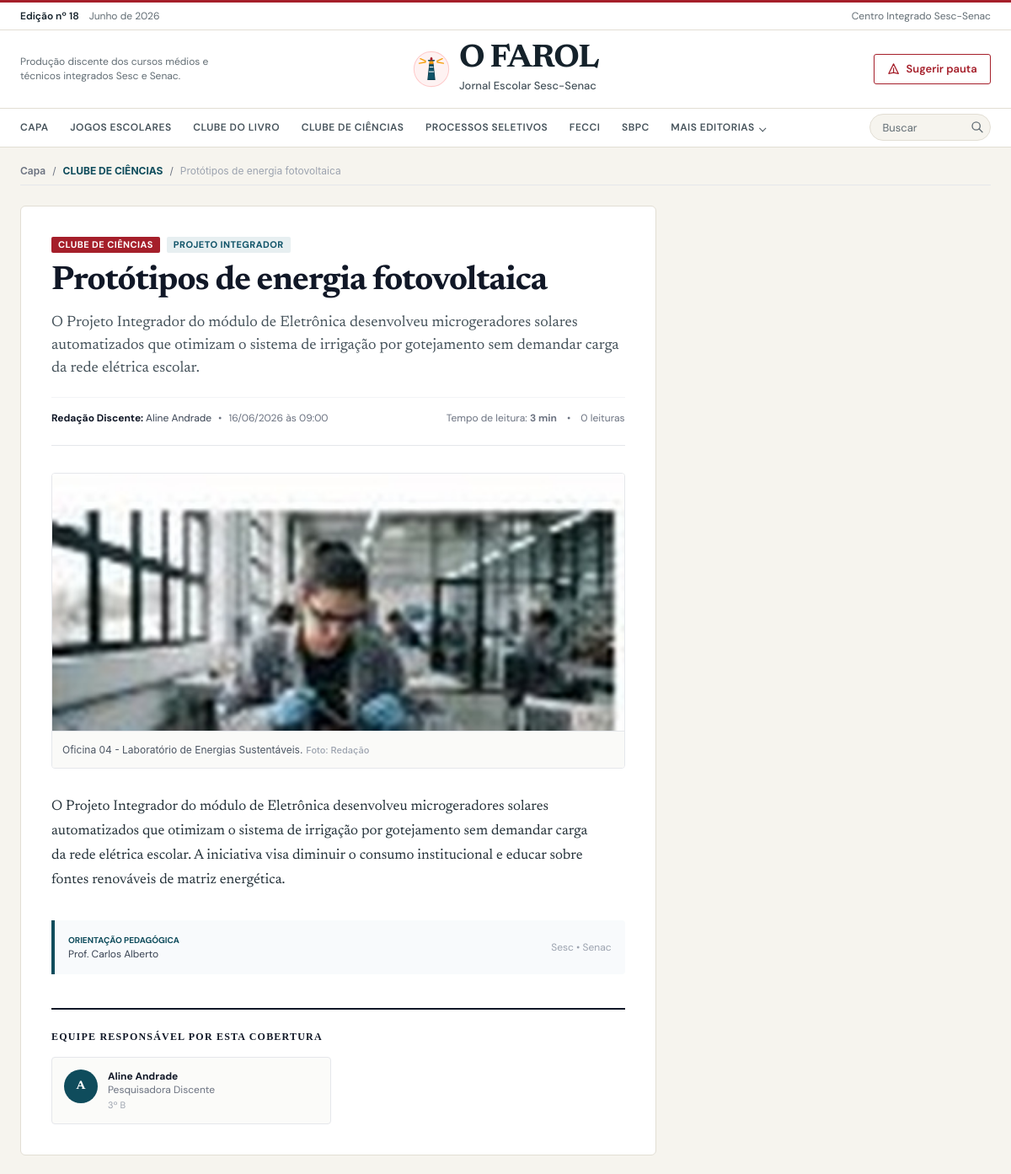
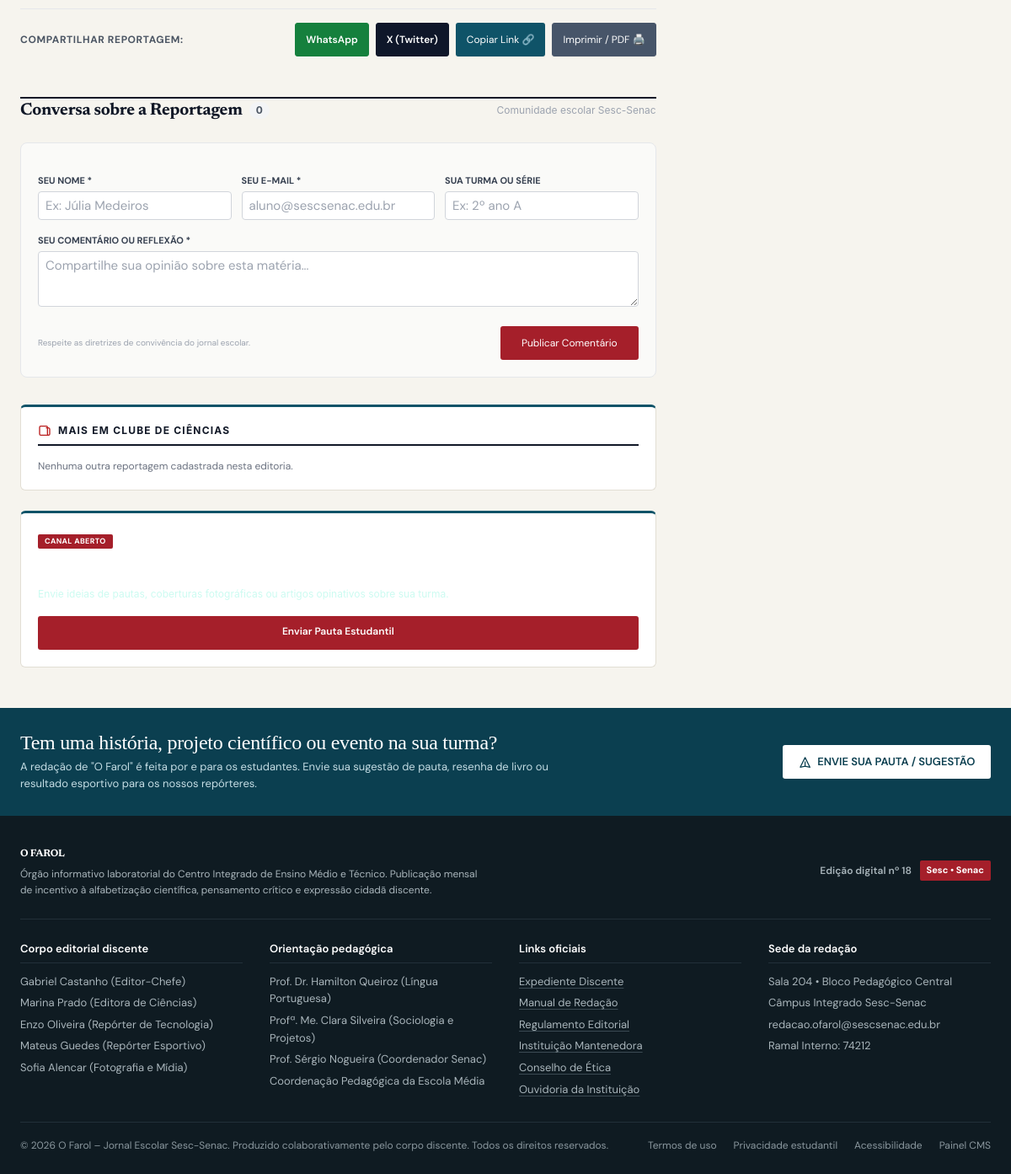
/noticia.php?slug=prototipos-de-energia-fotovoltaica, run on the app's committed database (2 pictures, top to bottom).
### tables this page shows
CREATE TABLE `categorias` (
  `id` INT AUTO_INCREMENT PRIMARY KEY,
  `nome` VARCHAR(80) NOT NULL,
  `slug` VARCHAR(100) NOT NULL UNIQUE,
  `descricao` VARCHAR(255) NULL,
  `cor` VARCHAR(30) DEFAULT '#b91c1c',  
  `ordem` INT NOT NULL DEFAULT 0,
  `no_menu` TINYINT(1) NOT NULL DEFAULT 1,
  `ativo` TINYINT(1) NOT NULL DEFAULT 1,
  `criado_em` TIMESTAMP DEFAULT CURRENT_TIMESTAMP
);

CREATE TABLE `noticias` (
  `id` INT AUTO_INCREMENT PRIMARY KEY,
  `categoria_id` INT NOT NULL,
  `edicao_id` INT NULL,
  `titulo` VARCHAR(255) NOT NULL,
  `subtitulo` TEXT NULL,
  `slug` VARCHAR(255) NOT NULL UNIQUE,
  `chapeu` VARCHAR(80) NULL,  
  `conteudo` LONGTEXT NOT NULL,
  `citacao_destaque` TEXT NULL,  
  `citacao_autor` VARCHAR(150) NULL,
  `imagem_capa` VARCHAR(255) NULL,
  `legenda_capa` TEXT NULL,
  `credito_foto` VARCHAR(150) NULL,
  `tempo_leitura` INT NOT NULL DEFAULT 3,  
  `professor_orientador` VARCHAR(150) NULL,  
  `status` ENUM('rascunho', 'revisao', 'aprovado', 'agendado', 'publicado', 'arquivado') NOT NULL DEFAULT 'publicado',
  `agendado_para` DATETIME NULL,
  `publicado_em` DATETIME NULL,
  `posicao_homepage` ENUM('nenhuma', 'manchete_hero', 'ciencia_tecnica', 'jogos_esportes', 'cultura_empreendedorismo', 'coluna_opiniao') NOT NULL DEFAULT 'nenhuma',
  `ordem_home` INT NOT NULL DEFAULT 0,
  `visualizacoes` INT NOT NULL DEFAULT 0,
  `meta_keywords` VARCHAR(255) NULL,
  `meta_description` TEXT NULL,
  `criado_por` INT NULL,
  `editando_por` INT NULL,
  `editando_em` DATETIME NULL,
  `criado_em` TIMESTAMP DEFAULT CURRENT_TIMESTAMP,
  `atualizado_em` TIMESTAMP DEFAULT CURRENT_TIMESTAMP ON UPDATE CURRENT_TIMESTAMP,
  FOREIGN KEY (`categoria_id`) REFERENCES `categorias`(`id`) ON DELETE CASCADE,
  FOREIGN KEY (`edicao_id`) REFERENCES `edicoes`(`id`) ON DELETE SET NULL,
  FOREIGN KEY (`criado_por`) REFERENCES `usuarios`(`id`) ON DELETE SET NULL,
  FOREIGN KEY (`editando_por`) REFERENCES `usuarios`(`id`) ON DELETE SET NULL,
  INDEX `idx_slug` (`slug`),
  INDEX `idx_status_pub` (`status`, `publicado_em`),
  INDEX `idx_home` (`posicao_homepage`)
);

CREATE TABLE `autores` (
  `id` INT AUTO_INCREMENT PRIMARY KEY,
  `nome` VARCHAR(120) NOT NULL,
  `email` VARCHAR(150) NULL,
  `foto` VARCHAR(255) NULL,
  `turma` VARCHAR(100) NULL,  
  `cargo` VARCHAR(100) NULL,  
  `biografia` TEXT NULL,
  `redes_sociais` JSON NULL,
  `ativo` TINYINT(1) NOT NULL DEFAULT 1,
  `criado_em` TIMESTAMP DEFAULT CURRENT_TIMESTAMP
);

### noticia.php (the view, shortened to what the rows shown need)
<?php
require_once __DIR__ . '/includes/functions.php';
$slug = $_GET['slug'] ?? '';
$pdo = getDBConnection();
$noticia = null;
if ($pdo && !empty($slug)) {
    try {
        $stmt = $pdo->prepare("SELECT n.*, c.nome as categoria_nome, c.slug as categoria_slug, c.cor as categoria_cor
                               FROM noticias n
                               JOIN categorias c ON n.categoria_id = c.id
                               WHERE n.slug = ? AND (n.status = 'publicado' OR ?) LIMIT 1");
        $can_preview = is_logged_in() ? 1 : 0;
        $stmt->execute([$slug, $can_preview]);
        $noticia = $stmt->fetch();
        if ($noticia) {
            $stmtA = $pdo->prepare("SELECT a.* FROM autores a
                                    JOIN noticia_autores na ON a.id = na.autor_id
                                    WHERE na.noticia_id = ?");
            $stmtA->execute([$noticia['id']]);
            $autores = $stmtA->fetchAll();
        }
    } catch (Exception $e) {}
}
require_once __DIR__ . '/includes/header.php';
?>
<main id="conteudo-principal" class="container-farol py-8 site-article">
  <nav class="flex items-center gap-2 text-xs text-gray-500 font-sans mb-6 pb-2 border-b border-gray-200">
    <a href="<?= BASE_URL ?>/index.php" class="hover:text-black font-semibold">Capa</a>
    <span>/</span>
    <a href="<?= BASE_URL ?>/categoria.php?slug=<?= urlencode($noticia['categoria_slug'] ?? 'geral') ?>" class="hover:text-[#b91c1c] font-bold uppercase text-[#0f4c5c]">
      <?= e($noticia['categoria_nome']) ?>
    </a>
    <span>/</span>
    <span class="text-gray-400 truncate max-w-sm"><?= e($noticia['titulo']) ?></span>
  </nav>
  <div class="grid grid-cols-1 lg:grid-cols-12 gap-10 items-start">
    <div class="lg:col-span-8">
      <?php require __DIR__ . '/includes/components/noticia-artigo.php'; ?>
    <aside class="lg:col-span-4 space-y-6">
      <div class="editorial-card p-6 bg-white border border-[#e6e3da]">
        <div class="flex items-center gap-2 pb-2 mb-4 border-b-2 border-[#111827]">
          <svg class="w-4 h-4 text-[#b91c1c]" fill="none" stroke="currentColor" viewBox="0 0 24 24"><path stroke-linecap="round" stroke-linejoin="round" stroke-width="2" d="M19 20H5a2 2 0 01-2-2V6a2 2 0 012-2h10a2 2 0 012 2v1m2 13a2 2 0 01-2-2V7m2 13a2 2 0 002-2V9.5a2.5 2.5 0 00-2.5-2.5H15"/></svg>
          <h4 class="text-xs font-bold text-gray-900 uppercase tracking-widest font-sans">MAIS EM <?= e($noticia['categoria_nome']) ?></h4>
        </div>
      </div>
    </aside>
  </div>
</main>
<?php require_once __DIR__ . '/includes/footer.php'; ?>

### includes/header.php (shortened to what the rows shown need)
<?php
require_once __DIR__ . '/functions.php';
$categorias = get_active_categories();
$nav_visible_count = 6;
$categorias_visiveis = array_slice($categorias, 0, $nav_visible_count);
$categorias_extras = array_slice($categorias, $nav_visible_count);
$current_page = basename($_SERVER['PHP_SELF'] ?? 'index.php');
$current_cat = $current_page === 'categoria.php' ? (string)($_GET['slug'] ?? '') : '';
$extras_active = $current_cat !== '' && in_array($current_cat, array_column($categorias_extras, 'slug'), true);
$css_version = (int)@filemtime(__DIR__ . '/../assets/css/farol-ui.css');
?>
<!DOCTYPE html>
<html lang="pt-BR">
<head>
  <link rel="stylesheet" href="<?= BASE_URL ?>/assets/css/main.css">
  <link rel="stylesheet" href="<?= BASE_URL ?>/assets/css/farol-ui.css?v=<?= $css_version ?>">
</head>
<body class="site-public">
  <div class="nav-wrap">
    <div class="container-farol nav">
      <nav class="nav__links" aria-label="Editorias">
        <a href="<?= BASE_URL ?>/index.php" class="nav__link<?= $current_page === 'index.php' ? ' is-active' : '' ?>"<?= $current_page === 'index.php' ? ' aria-current="page"' : '' ?>>Capa</a>
        <?php foreach ($categorias_visiveis as $cat): $ativa = $current_cat === $cat['slug']; ?>
          <a href="<?= BASE_URL ?>/categoria.php?slug=<?= urlencode($cat['slug']) ?>" class="nav__link<?= $ativa ? ' is-active' : '' ?>"<?= $ativa ? ' aria-current="page"' : '' ?>><?= e($cat['nome']) ?></a>
        <?php endforeach; ?>
        <?php if (!empty($categorias_extras)): ?>
          <details class="nav__more">
            <summary class="nav__link<?= $extras_active ? ' is-active' : '' ?>">Mais editorias</summary>
          </details>
        <?php endif; ?>
      </nav>
    </div>
  </div>

### includes/components/noticia-artigo.php (shortened to what the rows shown need)
<?php
$autores = $autores ?? [];
$foto_exibida = (string)($noticia['imagem_capa'] ?? '');
?>
<article class="editorial-card p-6 sm:p-10 bg-white border border-[#e6e3da] article-reading">
  <header class="mb-8 pb-6 border-b border-gray-200">
    <div class="flex items-center gap-2 mb-3">
      <span class="editorial-badge badge-crimson"><?= strtoupper(e($noticia['categoria_nome'] ?? 'GERAL')) ?></span>
      <?php if (!empty($noticia['chapeu'])): ?>
        <span class="editorial-badge badge-teal"><?= e($noticia['chapeu']) ?></span>
      <?php endif; ?>
    </div>
    <h1 class="text-2xl sm:text-3xl md:text-4xl font-headline font-bold text-[#111827] leading-tight mb-4">
      <?= e($noticia['titulo'] ?? 'Título da reportagem') ?>
    </h1>
    <?php if (!empty($noticia['subtitulo'])): ?>
      <p class="text-sm sm:text-base text-gray-600 font-editorial-body leading-relaxed mb-6">
        <?= e($noticia['subtitulo']) ?>
      </p>
    <?php endif; ?>
    <div class="flex flex-wrap items-center justify-between text-xs text-gray-500 pt-4 border-t border-gray-100 gap-3">
      <div class="flex items-center gap-2">
        <span class="font-bold text-gray-900">
          Redação Discente:
          <span class="font-normal text-gray-700">
            <?php
              if (!empty($autores)) {
                echo e(implode(' e ', array_map(fn($a) => is_array($a) ? ($a['nome'] ?? '') : (string)$a, $autores)));
              } else {
                echo "Equipe O Farol";
              }
            ?>
          </span>
        </span>
        <span>•</span>
        <span><?= !empty($noticia['publicado_em']) ? date('d/m/Y \à\s H:i', strtotime((string)$noticia['publicado_em'])) : date('d/m/Y \à\s H:i') ?></span>
      </div>
      <div class="flex items-center gap-3">
        <span>Tempo de leitura: <strong><?= (int)($noticia['tempo_leitura'] ?? 3) ?> min</strong></span>
        <span>•</span>
        <span><?= (int)($noticia['visualizacoes'] ?? 0) ?> leituras</span>
      </div>
    </div>
  </header>
  <?php if ($foto_exibida !== ''): ?>
    <figure class="mb-8 rounded overflow-hidden border border-gray-200">
      <img src="<?= (str_starts_with($foto_exibida, 'http://') || str_starts_with($foto_exibida, 'https://')) ? e($foto_exibida) : BASE_URL . '/' . e(ltrim($foto_exibida, '/')) ?>"
           alt="<?= e($noticia['titulo'] ?? '') ?>"
           data-caption="<?= e($noticia['legenda_capa'] ?? '') ?>"
           class="w-full max-h-[460px] object-cover zoomable-image">
      <?php if (!empty($noticia['legenda_capa']) || !empty($noticia['credito_foto'])): ?>
        <figcaption class="p-3 bg-[#fafaf8] text-xs text-gray-600 font-sans border-t border-gray-200 flex flex-col sm:flex-row sm:items-center sm:justify-between gap-1">
          <span class="leading-relaxed"><?= e($noticia['legenda_capa'] ?? '') ?></span>
          <?php if (!empty($noticia['credito_foto'])): ?>
            <span class="text-[11px] text-gray-400 font-medium whitespace-nowrap"><?= e($noticia['credito_foto']) ?></span>
          <?php endif; ?>
        </figcaption>
      <?php endif; ?>
    </figure>
  <?php endif; ?>
  <div class="article-prose">
    <?= sanitize_html_content($noticia['conteudo'] ?? '') ?>
  </div>
  <?php if (!empty($noticia['professor_orientador'])): ?>
    <div class="mt-8 p-4 bg-[#f8fafc] border-l-4 border-[#0f4c5c] text-xs text-gray-700 rounded-r flex items-center justify-between">
      <div>
        <span class="font-bold text-[#0f4c5c] uppercase text-[10px] block">Orientação Pedagógica</span>
        <span class="text-xs"><?= e($noticia['professor_orientador']) ?></span>
      </div>
      <span class="text-gray-400 text-xs">Sesc • Senac</span>
    </div>
  <?php endif; ?>
  <?php if (!empty($autores)): ?>
    <div class="mt-10 pt-6 border-t-2 border-[#111827]">
      <div class="grid grid-cols-1 sm:grid-cols-2 gap-4">
        <?php foreach ($autores as $autor):
          $nomeAut = is_array($autor) ? ($autor['nome'] ?? '') : (string)$autor;
          $cargoAut = is_array($autor) ? ($autor['cargo'] ?? 'Repórter Discente') : 'Repórter Discente';
          $turmaAut = is_array($autor) ? ($autor['turma'] ?? '') : '';
        ?>
          <div class="flex items-start gap-3 p-3.5 bg-[#fbfbf9] border border-gray-200 rounded">
            <div class="w-10 h-10 rounded-full bg-[#0f4c5c] text-white flex items-center justify-center font-bold text-sm font-headline flex-shrink-0">
              <?= strtoupper(substr($nomeAut, 0, 1)) ?>
            </div>
            <div class="text-xs">
              <div class="font-bold text-gray-900"><?= e($nomeAut) ?></div>
              <div class="text-gray-500"><?= e($cargoAut) ?></div>
              <?php if (!empty($turmaAut)): ?>
                <div class="text-[11px] text-gray-400 mt-0.5"><?= e($turmaAut) ?></div>
              <?php endif; ?>
            </div>
          </div>
        <?php endforeach; ?>
      </div>
    </div>
  <?php endif; ?>
</article>

### data on the page
categorias: nome "JOGOS ESCOLARES"
categorias: nome "CLUBE DO LIVRO"
categorias: nome "CLUBE DE CIÊNCIAS"
categorias: nome "PROCESSOS SELETIVOS"
categorias: nome "FECCI"
categorias: nome "SBPC"
noticias: categoria.nome "CLUBE DE CIÊNCIAS", titulo "Protótipos de energia fotovoltaica", chapeu "PROJETO INTEGRADOR", subtitulo "O Projeto Integrador do módulo de Eletrônica desenvolveu microgeradores solares automatizados que otimizam o sistema de irrigação por gotejamento sem demandar carga da rede elétrica escolar.", publicado_em "16/06/2026 às 09:00", tempo_leitura "3", visualizacoes "0", imagem_capa (picture), legenda_capa "Oficina 04 - Laboratório de Energias Sustentáveis.", credito_foto "Foto: Redação", conteudo "O Projeto Integrador do módulo de Eletrônica desenvolveu microgeradores solares automatizados que otimizam o sistema de irrigação por gotejamento sem demandar carga da rede elétrica escolar. A iniciativa visa diminuir o consumo institucional e educar sobre fontes renováveis de matriz energética.", professor_orientador "Prof. Carlos Alberto"
autores: nome "Aline Andrade", nome "A", cargo "Pesquisadora Discente", turma "3º B"

### other printed values
$settings['edicao_atual_numero'] "18"
$settings['edicao_atual_data'] "Junho de 2026"
$settings['site_nome'] "O FAROL"
$settings['site_subtitulo'] "Jornal Escolar Sesc-Senac"
count($comentarios) "0"
$settings['banner_chamada_titulo'] "Tem uma história, projeto científico ou evento na sua turma?"
$settings['banner_chamada_texto'] "A redação de \"O Farol\" é feita por e para os estudantes. Envie sua sugestão de pauta, resenha de livro ou resultado esportivo para os nossos repórteres."
$settings['banner_chamada_botao'] "ENVIE SUA PAUTA / SUGESTÃO"
$settings['site_descricao'] "Órgão informativo laboratorial do Centro Integrado de Ensino Médio e Técnico. Publicação mensal de incentivo à alfabetização científica, pensamento crítico e expressão cidadã discente."
$linha "Gabriel Castanho (Editor-Chefe)"
$linha "Marina Prado (Editora de Ciências)"
$linha "Enzo Oliveira (Repórter de Tecnologia)"
$linha "Mateus Guedes (Repórter Esportivo)"
$linha "Sofia Alencar (Fotografia e Mídia)"
$linha "Prof. Dr. Hamilton Queiroz (Língua Portuguesa)"
